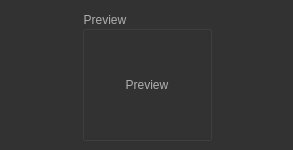
<?xml version="1.0" encoding="UTF-8"?>
<ui version="4.0">
 <class>QtDcmPreviewWidget</class>
 <widget class="QWidget" name="QtDcmPreviewWidget">
  <property name="geometry">
   <rect>
    <x>0</x>
    <y>0</y>
    <width>293</width>
    <height>150</height>
   </rect>
  </property>
  <property name="minimumSize">
   <size>
    <width>0</width>
    <height>150</height>
   </size>
  </property>
  <property name="maximumSize">
   <size>
    <width>16777215</width>
    <height>150</height>
   </size>
  </property>
  <property name="windowTitle">
   <string>Form</string>
  </property>
  <property name="styleSheet">
   <string notr="true">* {
	font: 10pt &quot;Lucida Sans&quot;;
}

QToolTip
{
     border: 1px solid black;
     background-color: #ffa02f;
     padding: 1px;
     border-radius: 3px;
     opacity: 100;
}

QWidget
{
    color: #b1b1b1;
    background-color: #323232;
}

QWidget:item:hover
{
    background-color: QLinearGradient( x1: 0, y1: 0, x2: 0, y2: 1, stop: 0 #ffa02f, stop: 1 #ca0619);
    color: #000000;
}

QWidget:item:selected
{
    background-color: QLinearGradient( x1: 0, y1: 0, x2: 0, y2: 1, stop: 0 #ffa02f, stop: 1 #d7801a);
}

QMenuBar::item
{
    background: transparent;
}

QMenuBar::item:selected
{
    background: transparent;
    border: 1px solid #ffaa00;
}

QMenuBar::item:pressed
{
    background: #444;
    border: 1px solid #000;
    background-color: QLinearGradient(
        x1:0, y1:0,
        x2:0, y2:1,
        stop:1 #212121,
        stop:0.4 #343434/*,
        stop:0.2 #343434,
        stop:0.1 #ffaa00*/
    );
    margin-bottom:-1px;
    padding-bottom:1px;
}

QMenu
{
    border: 1px solid #000;
}

QMenu::item
{
    padding: 2px 20px 2px 20px;
}

QMenu::item:selected
{
    color: #000000;
}

QWidget:disabled
{
    color: #404040;
    background-color: #323232;
}

QAbstractItemView
{
    background-color: QLinearGradient( x1: 0, y1: 0, x2: 0, y2: 1, stop: 0 #4d4d4d, stop: 0.1 #646464, stop: 1 #5d5d5d);
}

QWidget:focus
{
    /*border: 2px solid QLinearGradient( x1: 0, y1: 0, x2: 0, y2: 1, stop: 0 #ffa02f, stop: 1 #d7801a);*/
}

QLineEdit
{
    background-color: QLinearGradient( x1: 0, y1: 0, x2: 0, y2: 1, stop: 0 #4d4d4d, stop: 0 #646464, stop: 1 #5d5d5d);
    padding: 1px;
    border-style: solid;
    border: 1px solid #1e1e1e;
    border-radius: 5;
}

QPushButton
{
    color: #b1b1b1;
    background-color: QLinearGradient( x1: 0, y1: 0, x2: 0, y2: 1, stop: 0 #565656, stop: 0.1 #525252, stop: 0.5 #4e4e4e, stop: 0.9 #4a4a4a, stop: 1 #464646);
    border-width: 1px;
    border-color: #1e1e1e;
    border-style: solid;
    border-radius: 6;
    padding: 3px;
    font-size: 12px;
    padding-left: 5px;
    padding-right: 5px;
}

QPushButton:pressed
{
    background-color: QLinearGradient( x1: 0, y1: 0, x2: 0, y2: 1, stop: 0 #2d2d2d, stop: 0.1 #2b2b2b, stop: 0.5 #292929, stop: 0.9 #282828, stop: 1 #252525);
}

QComboBox
{
    selection-background-color: #ffaa00;
    background-color: QLinearGradient( x1: 0, y1: 0, x2: 0, y2: 1, stop: 0 #565656, stop: 0.1 #525252, stop: 0.5 #4e4e4e, stop: 0.9 #4a4a4a, stop: 1 #464646);
    border-style: solid;
    border: 1px solid #1e1e1e;
    border-radius: 5;
}

QComboBox:hover,QPushButton:hover
{
    border: 2px solid QLinearGradient( x1: 0, y1: 0, x2: 0, y2: 1, stop: 0 #ffa02f, stop: 1 #d7801a);
}


QComboBox:on
{
    padding-top: 3px;
    padding-left: 4px;
    background-color: QLinearGradient( x1: 0, y1: 0, x2: 0, y2: 1, stop: 0 #2d2d2d, stop: 0.1 #2b2b2b, stop: 0.5 #292929, stop: 0.9 #282828, stop: 1 #252525);
    selection-background-color: #ffaa00;
}

QComboBox QAbstractItemView
{
    border: 2px solid darkgray;
    selection-background-color: QLinearGradient( x1: 0, y1: 0, x2: 0, y2: 1, stop: 0 #ffa02f, stop: 1 #d7801a);
}

QComboBox::drop-down
{
     subcontrol-origin: padding;
     subcontrol-position: top right;
     width: 15px;

     border-left-width: 0px;
     border-left-color: darkgray;
     border-left-style: solid; /* just a single line */
     border-top-right-radius: 3px; /* same radius as the QComboBox */
     border-bottom-right-radius: 3px;
 }

QComboBox::down-arrow
{
     image: url(:/down_arrow.png);
}

QGroupBox:focus
{
border: 2px solid QLinearGradient( x1: 0, y1: 0, x2: 0, y2: 1, stop: 0 #ffa02f, stop: 1 #d7801a);
}

QTextEdit:focus
{
    border: 2px solid QLinearGradient( x1: 0, y1: 0, x2: 0, y2: 1, stop: 0 #ffa02f, stop: 1 #d7801a);
}

QScrollBar:horizontal {
     border: 1px solid #222222;
     background: QLinearGradient( x1: 0, y1: 0, x2: 0, y2: 1, stop: 0.0 #121212, stop: 0.2 #282828, stop: 1 #484848);
     height: 7px;
     margin: 0px 16px 0 16px;
}

QScrollBar::handle:horizontal
{
      background: QLinearGradient( x1: 0, y1: 0, x2: 1, y2: 0, stop: 0 #ffa02f, stop: 0.5 #d7801a, stop: 1 #ffa02f);
      min-height: 20px;
      border-radius: 2px;
}

QScrollBar::add-line:horizontal {
      border: 1px solid #1b1b19;
      border-radius: 2px;
      background: QLinearGradient( x1: 0, y1: 0, x2: 1, y2: 0, stop: 0 #ffa02f, stop: 1 #d7801a);
      width: 14px;
      subcontrol-position: right;
      subcontrol-origin: margin;
}

QScrollBar::sub-line:horizontal {
      border: 1px solid #1b1b19;
      border-radius: 2px;
      background: QLinearGradient( x1: 0, y1: 0, x2: 1, y2: 0, stop: 0 #ffa02f, stop: 1 #d7801a);
      width: 14px;
     subcontrol-position: left;
     subcontrol-origin: margin;
}

QScrollBar::right-arrow:horizontal, QScrollBar::left-arrow:horizontal
{
      border: 1px solid black;
      width: 1px;
      height: 1px;
      background: white;
}

QScrollBar::add-page:horizontal, QScrollBar::sub-page:horizontal
{
      background: none;
}

QScrollBar:vertical
{
      background: QLinearGradient( x1: 0, y1: 0, x2: 1, y2: 0, stop: 0.0 #121212, stop: 0.2 #282828, stop: 1 #484848);
      width: 7px;
      margin: 16px 0 16px 0;
      border: 1px solid #222222;
}

QScrollBar::handle:vertical
{
      background: QLinearGradient( x1: 0, y1: 0, x2: 0, y2: 1, stop: 0 #ffa02f, stop: 0.5 #d7801a, stop: 1 #ffa02f);
      min-height: 20px;
      border-radius: 2px;
}

QScrollBar::add-line:vertical
{
      border: 1px solid #1b1b19;
      border-radius: 2px;
      background: QLinearGradient( x1: 0, y1: 0, x2: 0, y2: 1, stop: 0 #ffa02f, stop: 1 #d7801a);
      height: 14px;
      subcontrol-position: bottom;
      subcontrol-origin: margin;
}

QScrollBar::sub-line:vertical
{
      border: 1px solid #1b1b19;
      border-radius: 2px;
      background: QLinearGradient( x1: 0, y1: 0, x2: 0, y2: 1, stop: 0 #d7801a, stop: 1 #ffa02f);
      height: 14px;
      subcontrol-position: top;
      subcontrol-origin: margin;
}

QScrollBar::up-arrow:vertical, QScrollBar::down-arrow:vertical
{
      border: 1px solid black;
      width: 1px;
      height: 1px;
      background: white;
}


QScrollBar::add-page:vertical, QScrollBar::sub-page:vertical
{
      background: none;
}

QTextEdit
{
    background-color: #242424;
}

QPlainTextEdit
{
    background-color: #242424;
}

QHeaderView::section
{
    background-color: QLinearGradient(x1:0, y1:0, x2:0, y2:1, stop:0 #616161, stop: 0.5 #505050, stop: 0.6 #434343, stop:1 #656565);
    color: white;
    padding-left: 4px;
    border: 1px solid #6c6c6c;
}

QCheckBox:disabled
{
color: #414141;
}

QDockWidget::title
{
    text-align: center;
    spacing: 3px; /* spacing between items in the tool bar */
    background-color: QLinearGradient(x1:0, y1:0, x2:0, y2:1, stop:0 #323232, stop: 0.5 #242424, stop:1 #323232);
}

QDockWidget::close-button, QDockWidget::float-button
{
    text-align: center;
    spacing: 1px; /* spacing between items in the tool bar */
    background-color: QLinearGradient(x1:0, y1:0, x2:0, y2:1, stop:0 #323232, stop: 0.5 #242424, stop:1 #323232);
}

QDockWidget::close-button:hover, QDockWidget::float-button:hover
{
    background: #242424;
}

QDockWidget::close-button:pressed, QDockWidget::float-button:pressed
{
    padding: 1px -1px -1px 1px;
}

QMainWindow::separator
{
    background-color: QLinearGradient(x1:0, y1:0, x2:0, y2:1, stop:0 #161616, stop: 0.5 #151515, stop: 0.6 #212121, stop:1 #343434);
    color: white;
    padding-left: 4px;
    border: 1px solid #4c4c4c;
    spacing: 3px; /* spacing between items in the tool bar */
}

QMainWindow::separator:hover
{

    background-color: QLinearGradient(x1:0, y1:0, x2:0, y2:1, stop:0 #d7801a, stop:0.5 #b56c17 stop:1 #ffa02f);
    color: white;
    padding-left: 4px;
    border: 1px solid #6c6c6c;
    spacing: 3px; /* spacing between items in the tool bar */
}

QToolBar::handle
{
     spacing: 3px; /* spacing between items in the tool bar */
     background: url(:/images/handle.png);
}

QMenu::separator
{
    height: 2px;
    background-color: QLinearGradient(x1:0, y1:0, x2:0, y2:1, stop:0 #161616, stop: 0.5 #151515, stop: 0.6 #212121, stop:1 #343434);
    color: white;
    padding-left: 4px;
    margin-left: 10px;
    margin-right: 5px;
}

QProgressBar
{
    border: 2px solid grey;
    border-radius: 5px;
    text-align: center;
}

QProgressBar::chunk
{
    background-color: #d7801a;
    width: 2.15px;
    margin: 0.5px;
}

QTabBar::tab {
    color: #b1b1b1;
    border: 1px solid #444;
    border-bottom-style: none;
    background-color: #323232;
    padding-left: 10px;
    padding-right: 10px;
    padding-top: 3px;
    padding-bottom: 2px;
    margin-right: -1px;
}

QTabWidget::pane {
    border: 1px solid #444;
    top: 1px;
}

QTabBar::tab:last
{
    margin-right: 0; /* the last selected tab has nothing to overlap with on the right */
    border-top-right-radius: 3px;
}

QTabBar::tab:first:!selected
{
 margin-left: 0px; /* the last selected tab has nothing to overlap with on the right */


    border-top-left-radius: 3px;
}

QTabBar::tab:!selected
{
    color: #b1b1b1;
    border-bottom-style: solid;
    margin-top: 3px;
    background-color: QLinearGradient(x1:0, y1:0, x2:0, y2:1, stop:1 #212121, stop:.4 #343434);
}

QTabBar::tab:selected
{
    border-top-left-radius: 3px;
    border-top-right-radius: 3px;
    margin-bottom: 0px;
}

QTabBar::tab:!selected:hover
{
    /*border-top: 2px solid #ffaa00;
    padding-bottom: 3px;*/
    border-top-left-radius: 3px;
    border-top-right-radius: 3px;
    background-color: QLinearGradient(x1:0, y1:0, x2:0, y2:1, stop:1 #212121, stop:0.4 #343434, stop:0.2 #343434, stop:0.1 #ffaa00);
}

QRadioButton::indicator:checked, QRadioButton::indicator:unchecked{
    color: #b1b1b1;
    background-color: #323232;
    border: 1px solid #b1b1b1;
    border-radius: 6px;
}

QRadioButton::indicator:checked
{
    background-color: qradialgradient(
        cx: 0.5, cy: 0.5,
        fx: 0.5, fy: 0.5,
        radius: 1.0,
        stop: 0.25 #ffaa00,
        stop: 0.3 #323232
    );
}

QCheckBox::indicator{
    color: #b1b1b1;
    background-color: #323232;
    border: 1px solid #b1b1b1;
    width: 9px;
    height: 9px;
}

QRadioButton::indicator
{
    border-radius: 6px;
}

QRadioButton::indicator:hover, QCheckBox::indicator:hover
{
    border: 1px solid #ffaa00;
}

QCheckBox::indicator:checked
{
    image:url(:/images/checkbox.png);
}

QCheckBox::indicator:disabled, QRadioButton::indicator:disabled
{
    border: 1px solid #444;
}</string>
  </property>
  <layout class="QGridLayout" name="gridLayout_2">
   <item row="0" column="1">
    <widget class="QGroupBox" name="previewGroupBox">
     <property name="minimumSize">
      <size>
       <width>130</width>
       <height>130</height>
      </size>
     </property>
     <property name="title">
      <string>Preview</string>
     </property>
     <layout class="QGridLayout" name="gridLayout">
      <property name="leftMargin">
       <number>0</number>
      </property>
      <property name="topMargin">
       <number>0</number>
      </property>
      <property name="rightMargin">
       <number>0</number>
      </property>
      <property name="bottomMargin">
       <number>0</number>
      </property>
      <property name="spacing">
       <number>0</number>
      </property>
      <item row="0" column="0">
       <widget class="QLabel" name="imageLabel">
        <property name="toolTip">
         <string>Current serie preview</string>
        </property>
        <property name="text">
         <string>Preview</string>
        </property>
        <property name="alignment">
         <set>Qt::AlignCenter</set>
        </property>
       </widget>
      </item>
     </layout>
    </widget>
   </item>
   <item row="0" column="0">
    <spacer name="horizontalSpacer">
     <property name="orientation">
      <enum>Qt::Horizontal</enum>
     </property>
     <property name="sizeHint" stdset="0">
      <size>
       <width>40</width>
       <height>20</height>
      </size>
     </property>
    </spacer>
   </item>
   <item row="0" column="2">
    <spacer name="horizontalSpacer_2">
     <property name="orientation">
      <enum>Qt::Horizontal</enum>
     </property>
     <property name="sizeHint" stdset="0">
      <size>
       <width>40</width>
       <height>20</height>
      </size>
     </property>
    </spacer>
   </item>
  </layout>
 </widget>
 <resources/>
 <connections/>
</ui>
